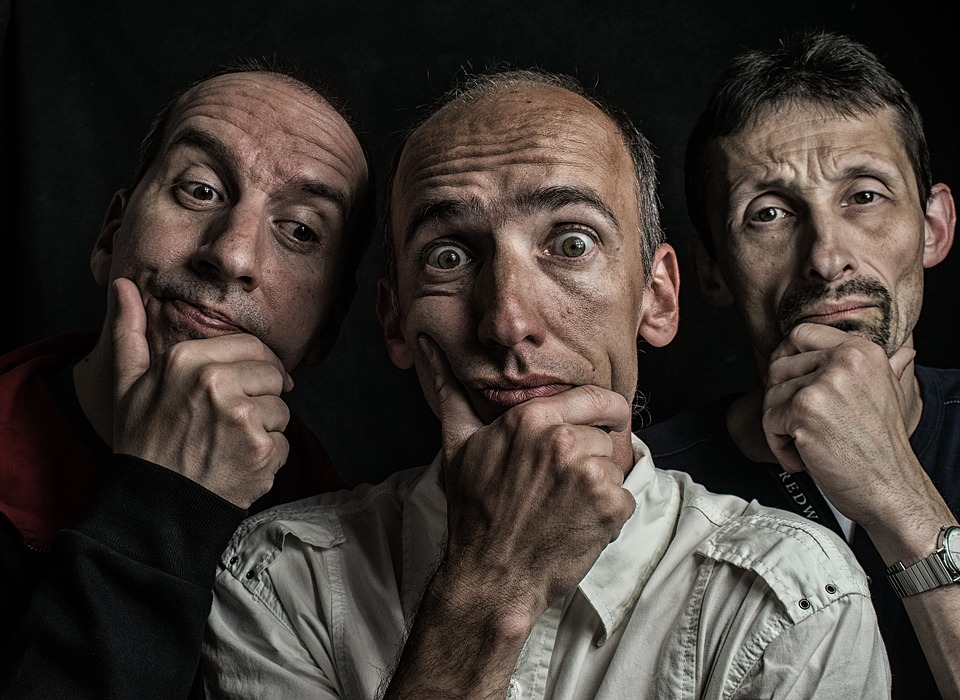
#> input picture src-mastering-opencv4/12. face/model/test_face_detection.jpg, 960 x 700 px
$ python '1.face detection.py'
#> lines starting #> are read from the running program, lines starting #| are printed output that depends on the picture; after the words box and inside, x2 and y2 are one past the last pixel; in counts of white or black regions, pixels touching at a corner belong together
### src-mastering-opencv4/12. face/stackimages.py
import cv2
import numpy as np

def ManyImgs(scale, imgarray):
    rows = len(imgarray)         # Length of tuple or list
    cols = len(imgarray[0])      # If imgarray is a list, return the number of channels of the first image in the list, if it is a tuple, return the length of the first list contained in the tuple
    # print("rows=", rows, "cols=", cols)

    # Determine whether the type of imgarray[0] is list
    # Is list, indicating that imgarray is a tuple and needs to be displayed vertically
    rowsAvailable = isinstance(imgarray[0], list)

    # The width and height of the first picture
    width = imgarray[0][0].shape[1]
    height = imgarray[0][0].shape[0]
    # print("width=", width, "height=", height)

    # If the incoming is a tuple
    if rowsAvailable:
        for x in range(0, rows):
            for y in range(0, cols):
                # Traverse the tuple, if it is the first image, do not transform
                if imgarray[x][y].shape[:2] == imgarray[0][0].shape[:2]:
                    imgarray[x][y] = cv2.resize(imgarray[x][y], (0, 0), None, scale, scale)
                # Transform other matrices to the same size as the first image, and the zoom ratio is scale
                else:
                    imgarray[x][y] = cv2.resize(imgarray[x][y], (imgarray[0][0].shape[1], imgarray[0][0].shape[0]), None, scale, scale)
                # If the image is grayscale, convert it to color display
                if  len(imgarray[x][y].shape) == 2:
                    imgarray[x][y] = cv2.cvtColor(imgarray[x][y], cv2.COLOR_GRAY2BGR)

        # Create a blank canvas, the same size as the first picture
        imgBlank = np.zeros((height, width, 3), np.uint8)
        hor = [imgBlank] * rows   # The same size as the first picture, and the same number of horizontal blank images as the tuple contains the list
        for x in range(0, rows):
            # Arrange the xth list in the tuple horizontally
            hor[x] = np.hstack(imgarray[x])
        ver = np.vstack(hor)   # Concatenate different lists vertically
    # If the incoming is a list
    else:
        # Transformation operation, same as before
        for x in range(0, rows):
            if imgarray[x].shape[:2] == imgarray[0].shape[:2]:
                imgarray[x] = cv2.resize(imgarray[x], (0, 0), None, scale, scale)
            else:
                imgarray[x] = cv2.resize(imgarray[x], (imgarray[0].shape[1], imgarray[0].shape[0]), None, scale, scale)
            if len(imgarray[x].shape) == 2:
                imgarray[x] = cv2.cvtColor(imgarray[x], cv2.COLOR_GRAY2BGR)
        # Arrange the list horizontally
        hor = np.hstack(imgarray)
        ver = hor
    return ver

### src-mastering-opencv4/12. face/1.face detection.py
import cv2
import numpy as np

import stackimages

img = cv2.imread('./model/test_face_detection.jpg')
#> img is the input picture: shape (700, 960, 3); mean B, G, R 52.2, 57.4, 65.3
gray = cv2.cvtColor(img, code=cv2.COLOR_BGR2GRAY)
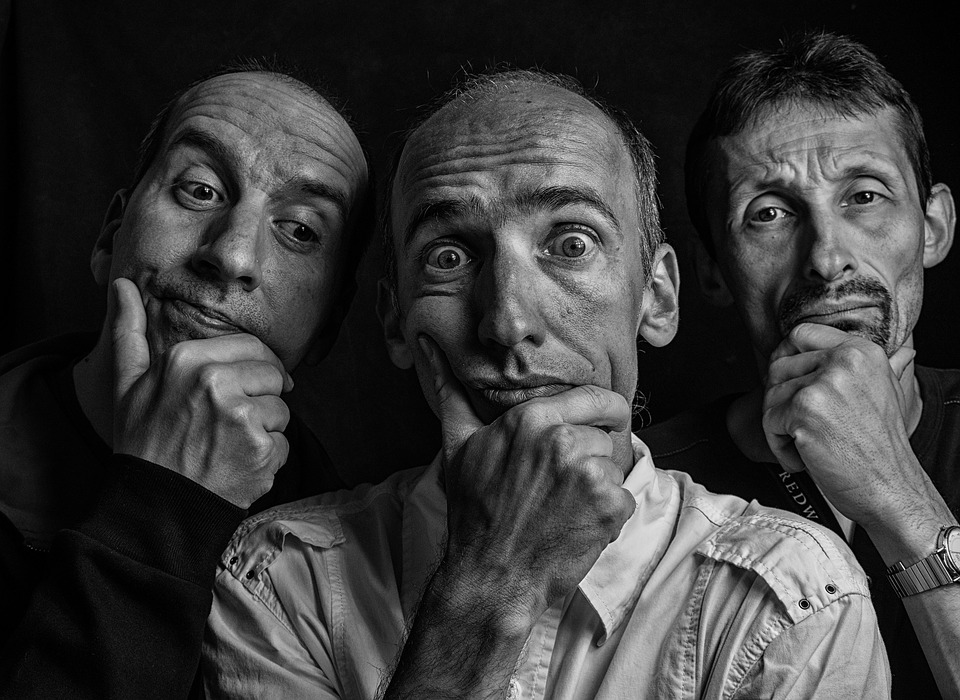
#> gray: shape (700, 960); min 0, max 255, mean 59.1

cas_alt2 = cv2.CascadeClassifier('./model/haarcascade_frontalface_alt2.xml')
cas_default = cv2.CascadeClassifier('./model/haarcascade_frontalface_default.xml')

faces_alt2 = cas_alt2.detectMultiScale(gray)
#> faces_alt2 = [[695, 104, 256, 256], [332, 93, 364, 364]]
faces_default = cas_default.detectMultiScale(gray)
#> faces_default = [[894, 573, 52, 52], [697, 107, 248, 248], [88, 75, 316, 316], [321, 84, 385, 385]]

img_faces_alt2 = img.copy()
img_faces_default = img.copy()

for (x,y,w,h) in faces_alt2:
    cv2.rectangle(img_faces_alt2,pt1=(x,y), pt2=(x+w, y+h), color=(0,0,255),thickness=2)
#> this loop made 2 passes
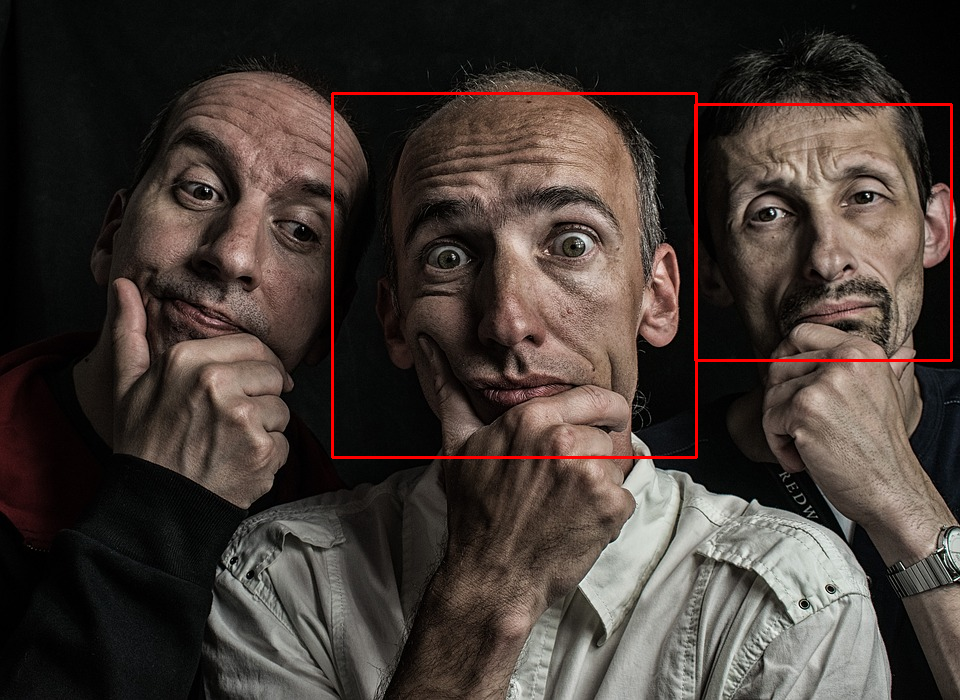
#> img_faces_alt2: shape (700, 960, 3); 1.03% of pixels changed, all inside (x1, y1, x2, y2) = (331, 92, 953, 459)

for (x,y,w,h) in faces_default:
    cv2.rectangle(img_faces_default,pt1=(x,y), pt2=(x+w, y+h), color=(0,0,255),thickness=2)
#> this loop made 4 passes
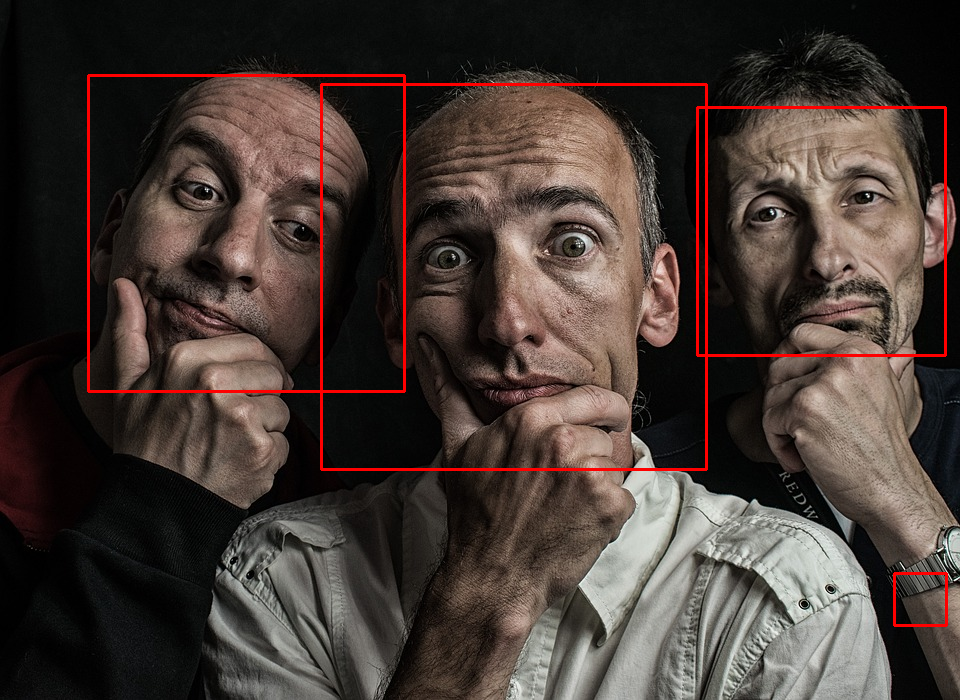
#> img_faces_default: shape (700, 960, 3); 1.78% of pixels changed, all inside (x1, y1, x2, y2) = (87, 74, 948, 627)


img_faces_haar_alt2 = img.copy()
img_faces_haar_default = img.copy()

val, faces_haar_alt2 = cv2.face.getFacesHAAR(img, face_cascade_name='./model/haarcascade_frontalface_alt2.xml')
#> val = True; faces_haar_alt2 = [[693, 105, 258, 258], [330, 101, 358, 358], [103, 64, 298, 298]]
val, faces_haar_default = cv2.face.getFacesHAAR(img, face_cascade_name='./model/haarcascade_frontalface_default.xml')
#> faces_haar_default = [[520, 634, 44, 44], [298, 524, 61, 61], [891, 570, 59, 59], [475, 544, 71, 71], [233, 363, 88, 88], [698, 108, 245, 245], [88, 72, 315, 315], [328, 92, 369, 369]]

for (x,y,w,h) in np.squeeze(faces_haar_alt2):
    cv2.rectangle(img_faces_haar_alt2,pt1=(x,y), pt2=(x+w, y+h), color=(0,255,255),thickness=2)
#> this loop made 3 passes
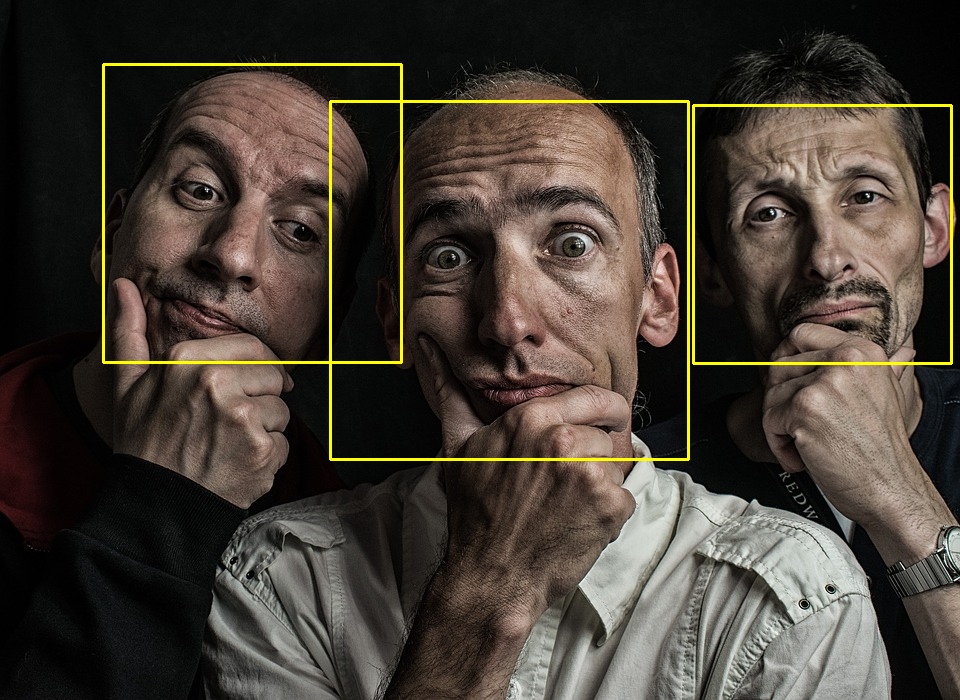
#> img_faces_haar_alt2: shape (700, 960, 3); 1.63% of pixels changed, all inside (x1, y1, x2, y2) = (102, 63, 953, 461)

for (x,y,w,h) in np.squeeze(faces_haar_default):
    cv2.rectangle(img_faces_haar_default,pt1=(x,y), pt2=(x+w, y+h), color=(0,255,255),thickness=2)
#> this loop made 8 passes
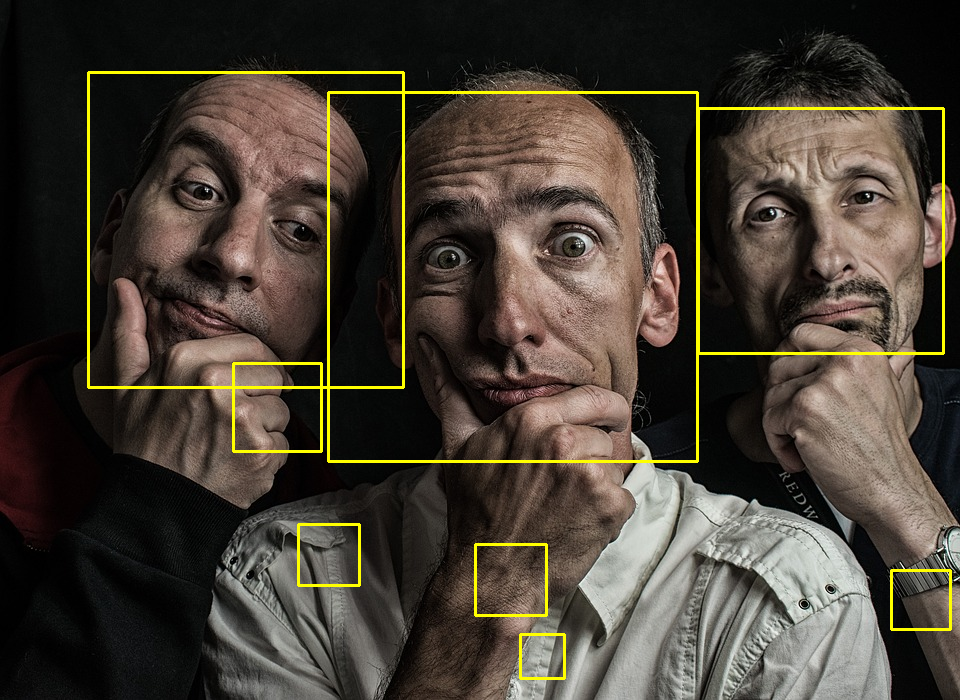
#> img_faces_haar_default: shape (700, 960, 3); 2.15% of pixels changed, all inside (x1, y1, x2, y2) = (87, 71, 952, 680)

imgstack = stackimages.ManyImgs(scale=0.4, imgarray=[[gray,img_faces_alt2, img_faces_default],
                                                     [img,img_faces_haar_alt2,img_faces_haar_default]])
#> after the loop in ManyImgs, `for x in range(0, rows):`: imgarray = 2 items
#> in ManyImgs, `ver = np.vstack(hor)`:
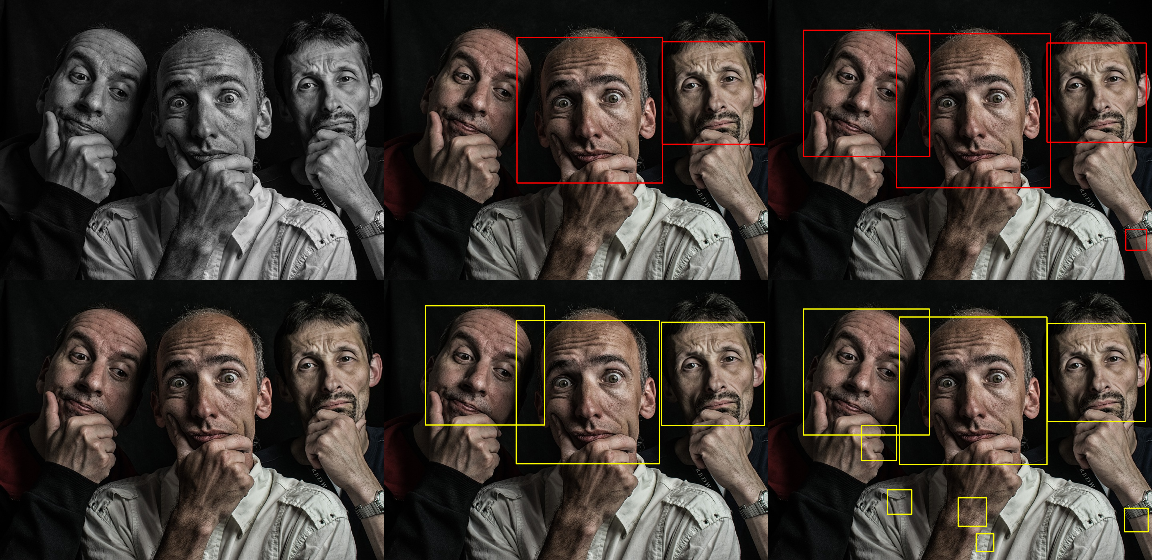
#> ver: shape (560, 1152, 3); mean of channels 0, 1, 2 52.9, 58.8, 66.5; drawn as B, G, R
cv2.imshow('faces_alt2', imgstack)
cv2.waitKey()
